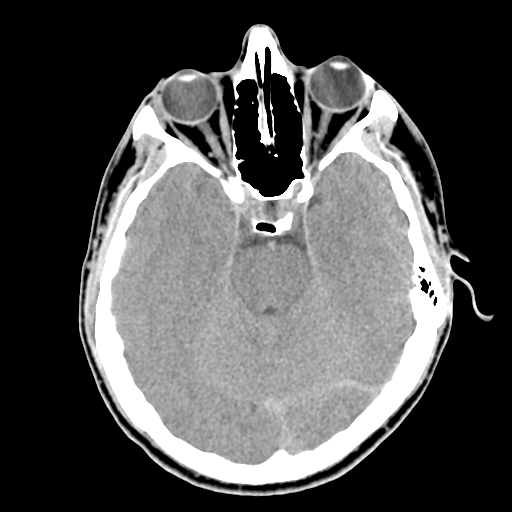
%> input picture 数字图像处理/实验题目/实验七 图像分割/images/Fig1026.tif, 512 x 512 px
$ octave exp1.m   (GNU Octave 9; MATLAB toolbox functions it lacks are replaced by stand-ins)
%> lines starting %> are read from the running program, lines starting %| are printed output that depends on the picture; in (x1, y1, x2, y2) boxes, pixels count from 0 and x2, y2 are one past the last pixel; in counts of white or black regions, pixels touching at a corner belong together; the program's own positions count from 1
%
close all;
clc;
clear all;

%
img = imread('./images/Fig1026.tif');
%> img is the input picture: size 512x512 uint8; min 0, max 255, mean 80.4
[M, N] = size(img);
%> M = 512; N = 512
figure;
subplot(2,3,1);
imshow(img);
title('原图像');

h = fspecial('gaussian',3,100);
smooth = imfilter(img,h);
subplot(2,3,2);
imshow(smooth)

h = fspecial('sobel');
edge = imfilter(smooth,h);
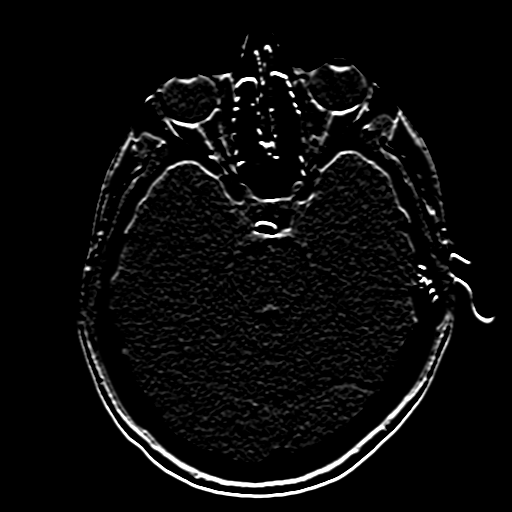
%> edge: size 512x512 uint8; min 0, max 255, mean 10.9
subplot(2,3,3);
imshow(edge)

bw = im2bw(edge,0.3);
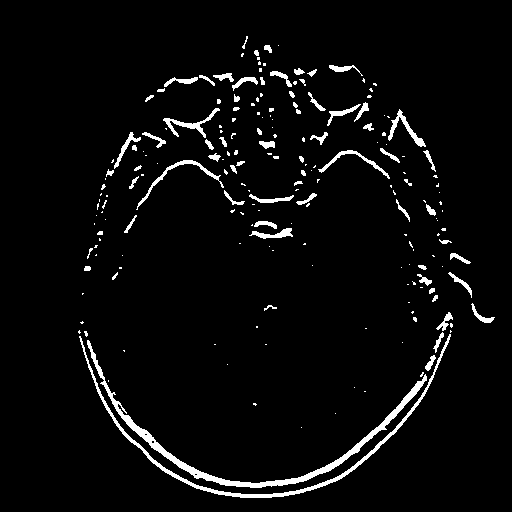
%> bw: size 512x512 logical; 4% white; 200 white regions (126 under 20 px), largest, box (x1, y1, x2, y2) and area: (87, 340, 427, 488) 2524, (79, 334, 451, 498) 1775, (136, 160, 224, 210) 373
subplot(2,3,4);
imshow(bw)

$ run again, with 数字图像处理/实验题目/实验七 图像分割/images/Fig0312.tif copied over 数字图像处理/实验题目/实验七 图像分割/images/Fig1026.tif
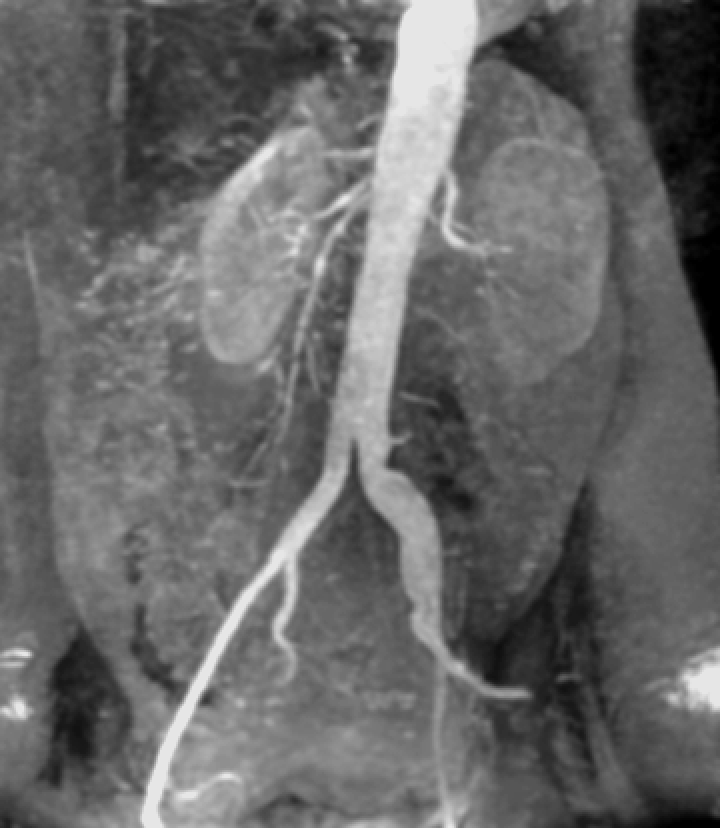
%> input picture 数字图像处理/实验题目/实验七 图像分割/images/Fig0312.tif, 720 x 828 px
%> img is the input picture: size 828x720 uint8; min 0, max 230, mean 103.5
%> `edge = imfilter(smooth,h);`:
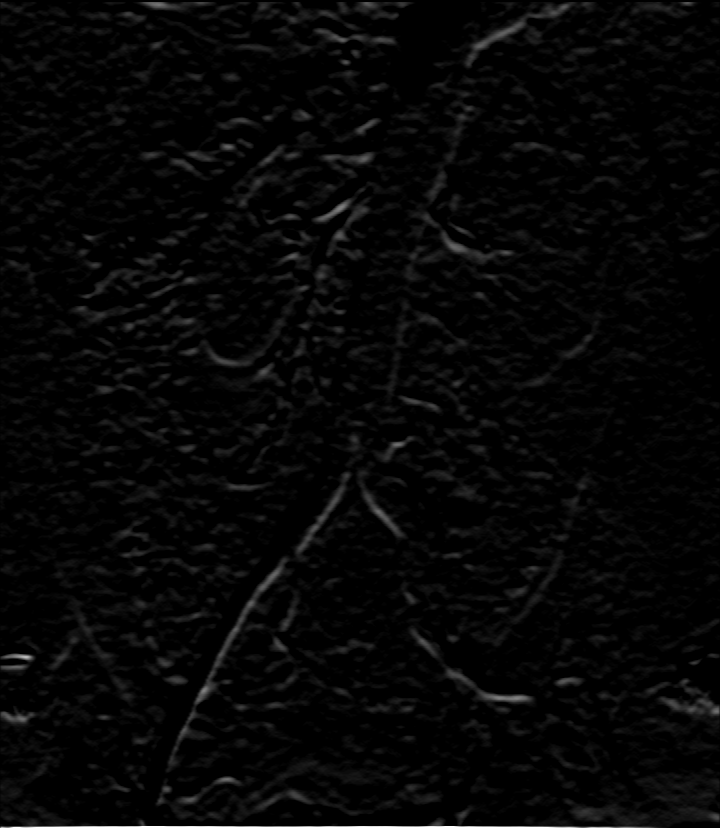
%> edge: size 828x720 uint8; min 0, max 255, mean 6.3
%> `bw = im2bw(edge,0.3);`:
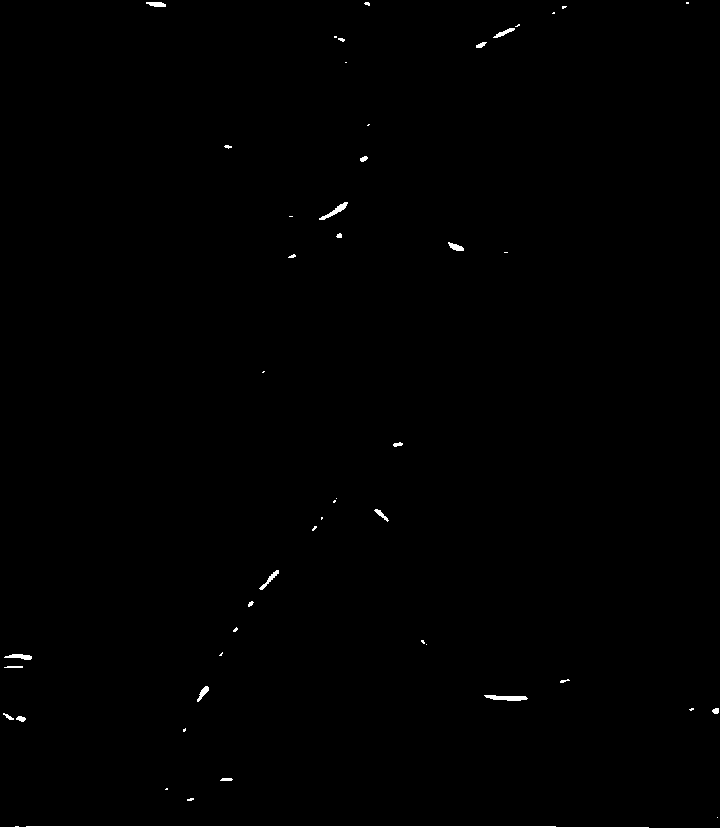
%> bw: size 828x720 logical; 0.45% white; 48 white regions (25 under 20 px), largest, box (x1, y1, x2, y2) and area: (0, 826, 649, 828) 1183, (484, 695, 528, 701) 180, (319, 202, 348, 220) 141

$ run again, with 数字图像处理/实验题目/实验七 图像分割/images/Fig1036.tif copied over 数字图像处理/实验题目/实验七 图像分割/images/Fig1026.tif
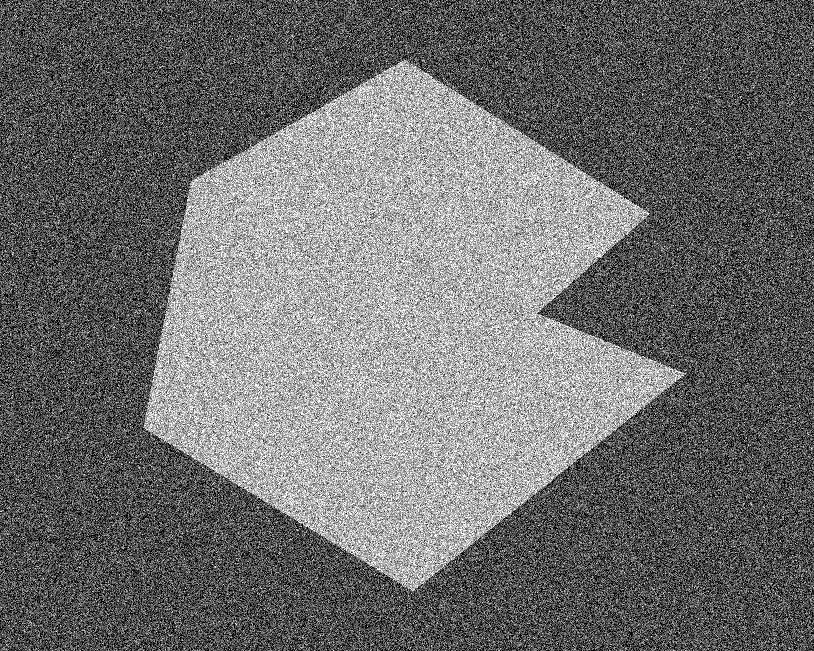
%> input picture 数字图像处理/实验题目/实验七 图像分割/images/Fig1036.tif, 814 x 651 px
%> img is the input picture: size 651x814 uint8; min 0, max 255, mean 110
%> `edge = imfilter(smooth,h);`:
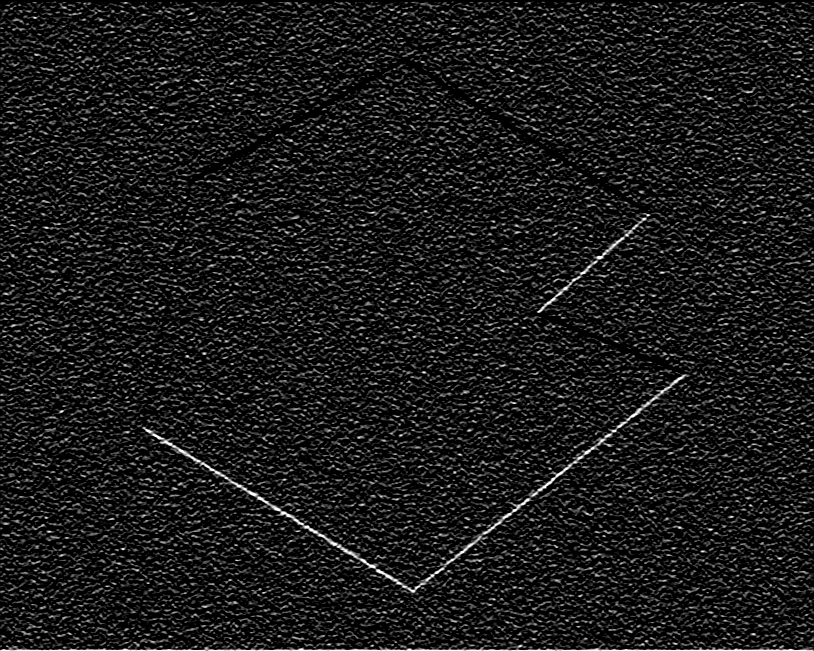
%> edge: size 651x814 uint8; min 0, max 255, mean 26.1
%> `bw = im2bw(edge,0.3);`:
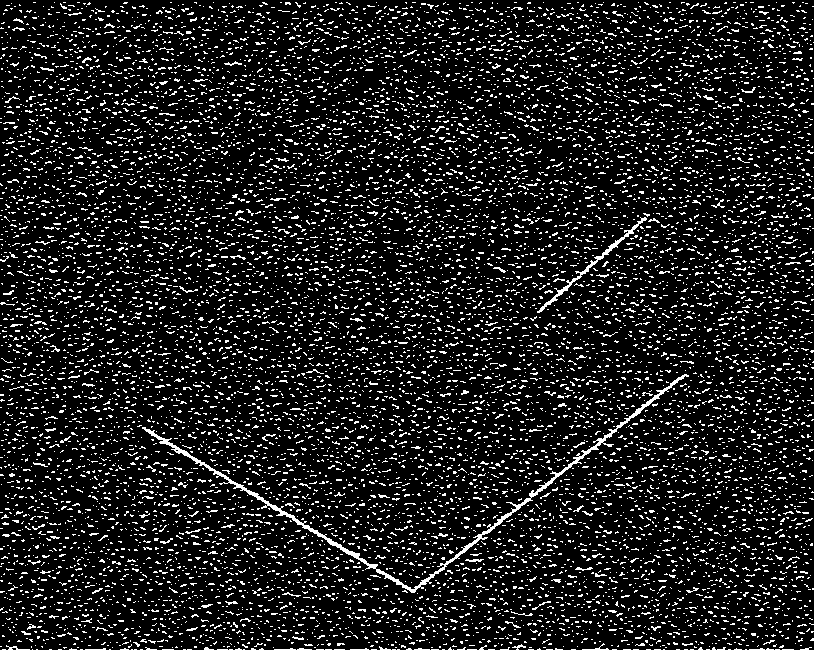
%> bw: size 651x814 logical; 11.7% white in thin lines or dots
